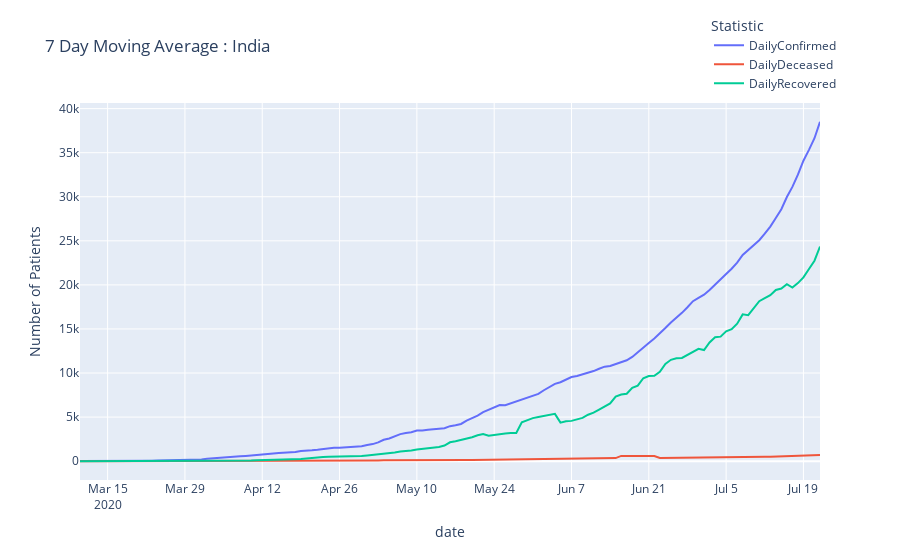

The notebook cell saved with this chart:
### Code cell
fig = india_data[['DailyConfirmed', 'DailyDeceased',
                  'DailyRecovered']].rolling(window=7).mean().iloc[40:].plot(title=' 7 Day Moving Average : India')
fig.update_layout(yaxis=dict(title='Number of Patients'),
                  legend_title_text='Statistic', legend=dict(x=.85, y=1.24))

### Figure 1 — Plotly figure (JSON) as saved in the notebook; plotly's stock layout.template omitted (floating-point values rounded to 4 significant figures; data arrays with more than 128 entries replaced by an {"elided": "..."} marker saying what was removed)
{"data": [{"hovertemplate": "variable=DailyConfirmed<br>date=%{x}<br>value=%{y}<extra></extra>", "legendgroup": "DailyConfirmed", "line": {"color": "#636efa", "dash": "solid"}, "mode": "lines", "name": "DailyConfirmed", "orientation": "v", "showlegend": true, "type": "scatter", "x": {"elided": "135 str values"}, "xaxis": "x", "y": {"elided": "135 float values"}, "yaxis": "y"}, {"hovertemplate": "variable=DailyDeceased<br>date=%{x}<br>value=%{y}<extra></extra>", "legendgroup": "DailyDeceased", "line": {"color": "#EF553B", "dash": "solid"}, "mode": "lines", "name": "DailyDeceased", "orientation": "v", "showlegend": true, "type": "scatter", "x": {"elided": "135 str values"}, "xaxis": "x", "y": {"elided": "135 float values"}, "yaxis": "y"}, {"hovertemplate": "variable=DailyRecovered<br>date=%{x}<br>value=%{y}<extra></extra>", "legendgroup": "DailyRecovered", "line": {"color": "#00cc96", "dash": "solid"}, "mode": "lines", "name": "DailyRecovered", "orientation": "v", "showlegend": true, "type": "scatter", "x": {"elided": "135 str values"}, "xaxis": "x", "y": {"elided": "135 float values"}, "yaxis": "y"}], "layout": {"legend": {"title": {"text": "Statistic"}, "tracegroupgap": 0, "x": 0.85, "y": 1.24}, "title": {"text": " 7 Day Moving Average : India"}, "xaxis": {"anchor": "y", "domain": [0, 1], "title": {"text": "date"}}, "yaxis": {"anchor": "x", "domain": [0, 1], "title": {"text": "Number of Patients"}}}}
